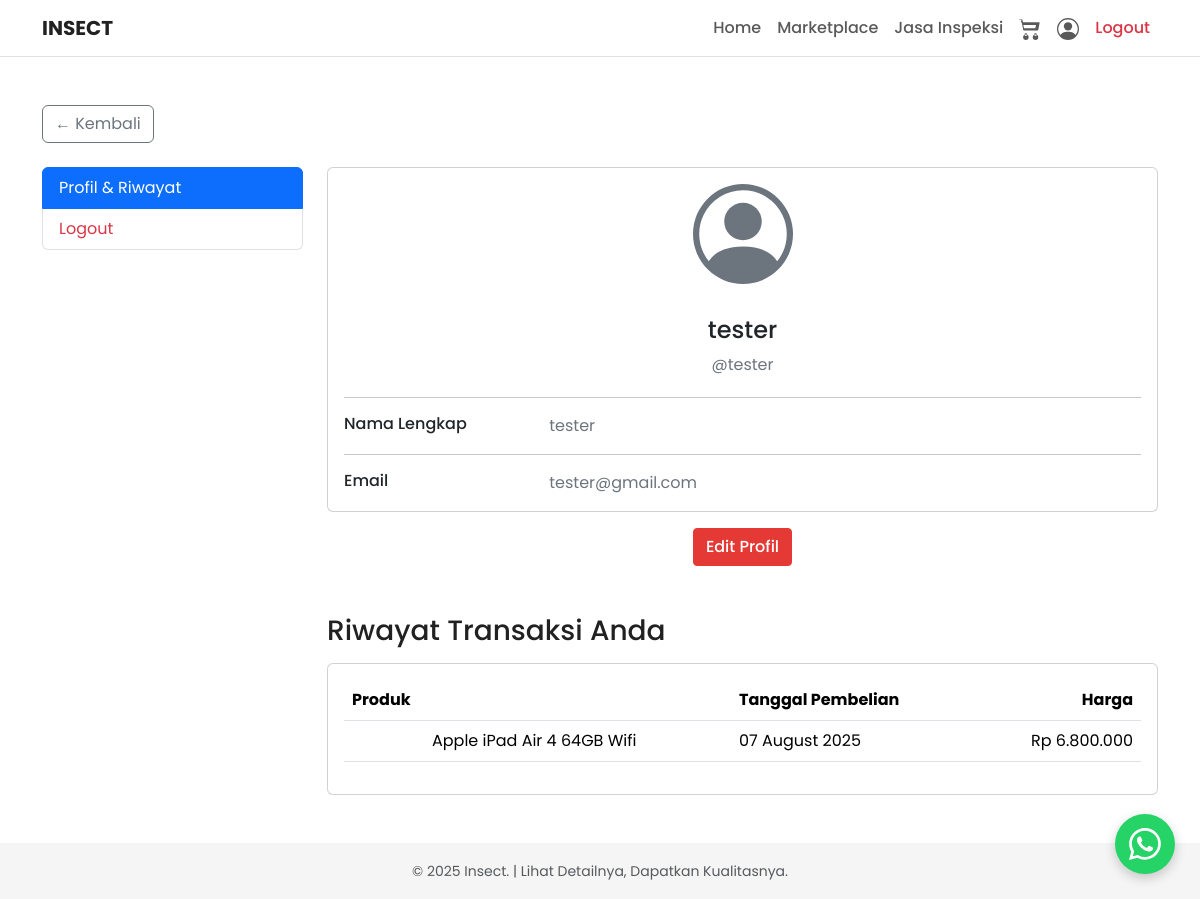
The page /akun.php (signed in) on the database its author committed.
### tables this page shows
CREATE TABLE `users` (
  `id` int(11) NOT NULL,
  `username` varchar(50) NOT NULL,
  `email` varchar(100) NOT NULL,
  `password_hash` varchar(255) NOT NULL,
  `full_name` varchar(100) DEFAULT NULL,
  `role` enum('user','admin') NOT NULL DEFAULT 'user'
);

CREATE TABLE `transactions` (
  `id` int(11) NOT NULL,
  `user_id` int(11) NOT NULL,
  `product_id` int(11) NOT NULL,
  `purchase_price` decimal(12,0) NOT NULL,
  `purchase_date` timestamp NOT NULL DEFAULT current_timestamp()
);

CREATE TABLE `products` (
  `id` int(11) NOT NULL,
  `brand` varchar(100) NOT NULL,
  `model` varchar(100) NOT NULL,
  `grade` enum('Sempurna','Baik','Cukup') NOT NULL,
  `price` decimal(12,0) NOT NULL,
  `status` enum('Tersedia','Terjual') NOT NULL DEFAULT 'Tersedia',
  `description` text DEFAULT NULL,
  `main_image` varchar(255) DEFAULT 'default.jpg',
  `created_at` timestamp NOT NULL DEFAULT current_timestamp()
);

### functions.php (called while the page is built, shortened)
<?php
function e($string) {
    return htmlspecialchars($string, ENT_QUOTES, 'UTF-8');
}
function formatRupiah($number) {
    return 'Rp ' . number_format($number, 0, ',', '.');
}

### akun.php (the view, shortened to what this page needs)
<?php
include 'header.php';
$user_id = $_SESSION['user_id'];
$user = null;
$stmt_user = $mysqli->prepare("SELECT username, email, full_name, role FROM users WHERE id = ?");
$stmt_user->bind_param("i", $user_id);
$stmt_user->execute();
$result_user = $stmt_user->get_result();
if ($result_user->num_rows === 1) {
    $user = $result_user->fetch_assoc();
} else {
    session_destroy();
    header("Location: login.php");
    exit;
}
$sql_trx = "SELECT t.purchase_price, t.purchase_date, p.brand, p.model, p.main_image
            FROM transactions t
            JOIN products p ON t.product_id = p.id
            WHERE t.user_id = ?
            ORDER BY t.purchase_date DESC";
$stmt_trx = $mysqli->prepare($sql_trx);
$stmt_trx->bind_param("i", $user_id);
$stmt_trx->execute();
$transactions = $stmt_trx->get_result();
?>
<div class="mb-4">
    <a href="javascript:history.back()" class="btn btn-outline-secondary">
        &leftarrow; Kembali
    </a>
</div>
<div class="row">
    <div class="col-md-3">
        <div class="list-group">
            <a href="akun.php" class="list-group-item list-group-item-action active" aria-current="page">Profil & Riwayat</a>
            <a href="logout.php" class="list-group-item list-group-item-action text-danger">Logout</a>
        </div>
    </div>
    <div class="col-md-9">
        <div class="card">
            <div class="card-body">
                <div class="d-flex flex-column align-items-center text-center">
                    <div class="mt-3">
                        <h4><?php echo e($user['full_name']); ?></h4>
                        <p class="text-secondary mb-1"><?php echo e('@' . $user['username']); ?></p>
                    </div>
                </div>
                <hr>
                <div class="row">
                    <div class="col-sm-3"><h6 class="mb-0">Nama Lengkap</h6></div>
                    <div class="col-sm-9 text-secondary"><?php echo e($user['full_name']); ?></div>
                </div>
                <hr>
                <div class="row">
                    <div class="col-sm-3"><h6 class="mb-0">Email</h6></div>
                    <div class="col-sm-9 text-secondary"><?php echo e($user['email']); ?></div>
                </div>
            </div>
        </div>
        <div class="text-center mt-3">
             <a class="btn btn-accent" href="edit_profil.php">Edit Profil</a>
        </div>
        <h3 class="mt-5 mb-3">Riwayat Transaksi Anda</h3>
        <div class="card">
            <div class="card-body">
                <div class="table-responsive">
                    <table class="table table-hover align-middle">
                        <thead>
                            <tr>
                                <th colspan="2">Produk</th>
                                <th>Tanggal Pembelian</th>
                                <th class="text-end">Harga</th>
                            </tr>
                        </thead>
                        <tbody>
                            <?php if ($transactions->num_rows > 0): ?>
                                <?php while($trx = $transactions->fetch_assoc()): ?>
                                    <tr>
                                        <td style="width: 80px;">
                                        </td>
                                        <td><?php echo e($trx['brand'] . ' ' . $trx['model']); ?></td>
                                        <td><?php echo date('d F Y', strtotime($trx['purchase_date'])); ?></td>
                                        <td class="text-end"><?php echo formatRupiah($trx['purchase_price']); ?></td>
                                    </tr>
                                <?php endwhile; ?>
                            <?php else: ?>
                                <tr>
                                    <td colspan="4" class="text-center text-muted py-4">Anda belum memiliki riwayat transaksi.</td>
                                </tr>
                            <?php endif; ?>
                        </tbody>
                    </table>
                </div>
            </div>
        </div>
    </div>
</div>
<?php include 'footer.php'; ?>

### assets/css/style.css (style rules this page uses)
:root { --accent-color: #E53935; --accent-color-hover: #C62828; --light-bg: #FFFFFF; --subtle-bg: #F5F5F5; --text-color: #212121; --border-color: #E0E0E0; }
body { background-color: var(--light-bg); color: var(--text-color); font-family: 'Poppins', sans-serif; display: flex; flex-direction: column; min-height: 100vh; }
.btn-accent { background-color: var(--accent-color); border-color: var(--accent-color); color: #FFFFFF; font-weight: 500; border-radius: 4px; transition: background-color 0.2s ease; }

### rows shown on the page
users: full_name "tester", username "@tester", email "tester@gmail.com"
transactions: product.model "Apple iPad Air 4 64GB Wifi", purchase_date "07 August 2025", purchase_price "Rp 6.800.000"
